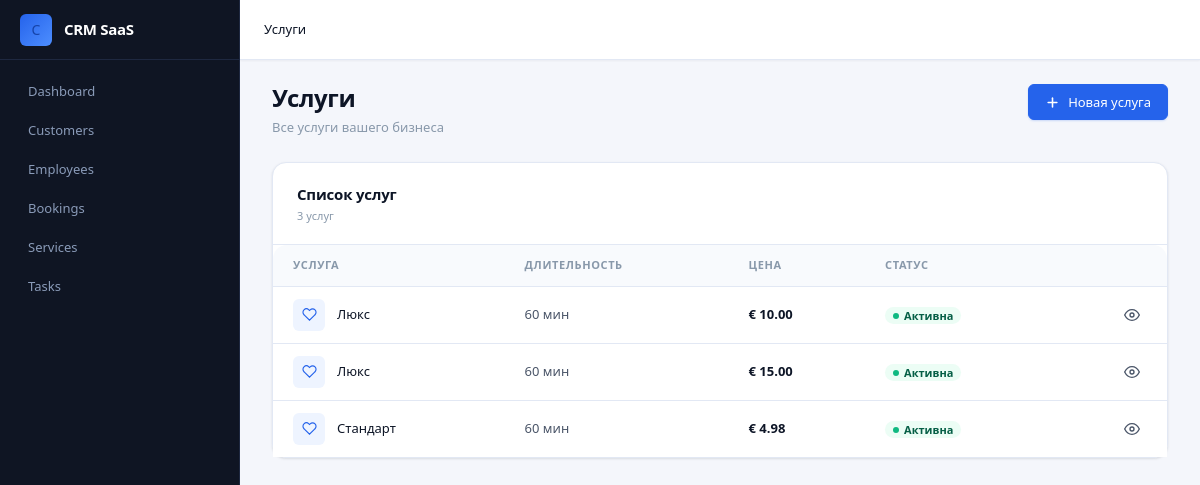
/services/ (signed in), run on the app's committed database.
### apps/services/models.py (models this page shows, shortened)
class Service(models.Model):
    company = models.ForeignKey(Company, on_delete=models.CASCADE, related_name="services")
    name = models.CharField(max_length=200)
    slug = models.SlugField(max_length=200)
    price = models.DecimalField(max_digits=10, decimal_places=2)
    duration = models.PositiveIntegerField(default=60)
    description = models.TextField(blank=True, null=True)
    is_active = models.BooleanField(default=True)
    class Meta:
        ordering = ['name']
        indexes = [
            models.Index(fields=['name']),
        ]
        constraints = [
            models.UniqueConstraint(fields=['company', 'slug'], name="unique_service_slug")
        ]

### apps/services/views.py (the view)
# urls.py: path('', views.list_services, name='list'),
@login_required
def list_services(request):
    company = get_user_company(request.user)
    if not company:
        return redirect('companies:create')
    services = Service.objects.filter(company=company)
    form = CreateServiceForm()
    context = {'form': form, 'services': services}
    return render(request, 'services/list.html', context)

### apps/companies/utils.py (called while the page is built)
def get_user_company(user):
    return Company.objects.filter(owner=user).first()

### apps/services/templates/services/list.html (shortened to what this page needs)
{% extends "base.html" %}
{% load static %}
{% block page_name %}Услуги{% endblock %}
{% block content %}
<div class="page-header">
  <div class="page-header__left">
    <h1 class="page-title">Услуги</h1>
    <p class="page-subtitle">Все услуги вашего бизнеса</p>
  </div>
  <div class="page-header__actions">
    <a href="{% url 'services:create' %}" class="btn btn-primary">
      <svg viewBox="0 0 24 24" fill="none" stroke="currentColor" stroke-width="2.5" stroke-linecap="round"><line x1="12" y1="5" x2="12" y2="19"/><line x1="5" y1="12" x2="19" y2="12"/></svg>
      Новая услуга
    </a>
  </div>
</div>
<div class="card">
  <div class="card-header">
    <div>
      <div class="card-title">Список услуг</div>
      <div class="card-subtitle">{{ services|length|default:"0" }} услуг</div>
    </div>
  </div>
  <div class="table-wrapper" style="border: none; border-radius: 0; box-shadow: none;">
    <table class="table">
      <thead>
        <tr>
          <th>Услуга</th>
          <th>Длительность</th>
          <th>Цена</th>
          <th>Статус</th>
          <th></th>
        </tr>
      </thead>
      <tbody>
        {% for service in services %}
        <tr>
          <td>
            <div class="table-cell-user">
              <div class="stat-card__icon stat-card__icon--brand" style="width:32px; height:32px; border-radius: var(--radius-sm);">
                <svg viewBox="0 0 24 24" fill="none" stroke="currentColor" stroke-width="1.8" style="width:15px;height:15px;"><path d="M20.84 4.61a5.5 5.5 0 0 0-7.78 0L12 5.67l-1.06-1.06a5.5 5.5 0 0 0-7.78 7.78l1.06 1.06L12 21.23l7.78-7.78 1.06-1.06a5.5 5.5 0 0 0 0-7.78z"/></svg>
              </div>
              <div>
                <div class="table-cell-user__name">{{ service.name }}</div>
              </div>
            </div>
          </td>
          <td>{{ service.duration|default:"—" }} мин</td>
          <td style="font-weight: var(--fw-semibold); color: var(--text-primary);">€ {{ service.price|default:"0" }}</td>
          <td>
            {% if service.is_active %}
              <span class="badge badge-success">Активна</span>
            {% else %}
              <span class="badge badge-neutral">Отключена</span>
            {% endif %}
          </td>
          <td>
            <div class="table-actions">
              <a href="#" class="btn btn-ghost btn-icon btn-sm" title="Открыть">
                <svg viewBox="0 0 24 24" fill="none" stroke="currentColor" stroke-width="2" stroke-linecap="round"><path d="M1 12s4-8 11-8 11 8 11 8-4 8-11 8-11-8-11-8z"/><circle cx="12" cy="12" r="3"/></svg>
              </a>
            </div>
          </td>
        </tr>
        {% endfor %}
      </tbody>
    </table>
  </div>
</div>
{% endblock %}

### data on the page
Service: name "Люкс", duration "60", price "10.00", is_active "Активна"
Service: name "Люкс", duration "60", price "15.00", is_active "Активна"
Service: name "Стандарт", duration "60", price "4.98", is_active "Активна"

### other printed values
{{ services|length|default:"0" }} "3"
